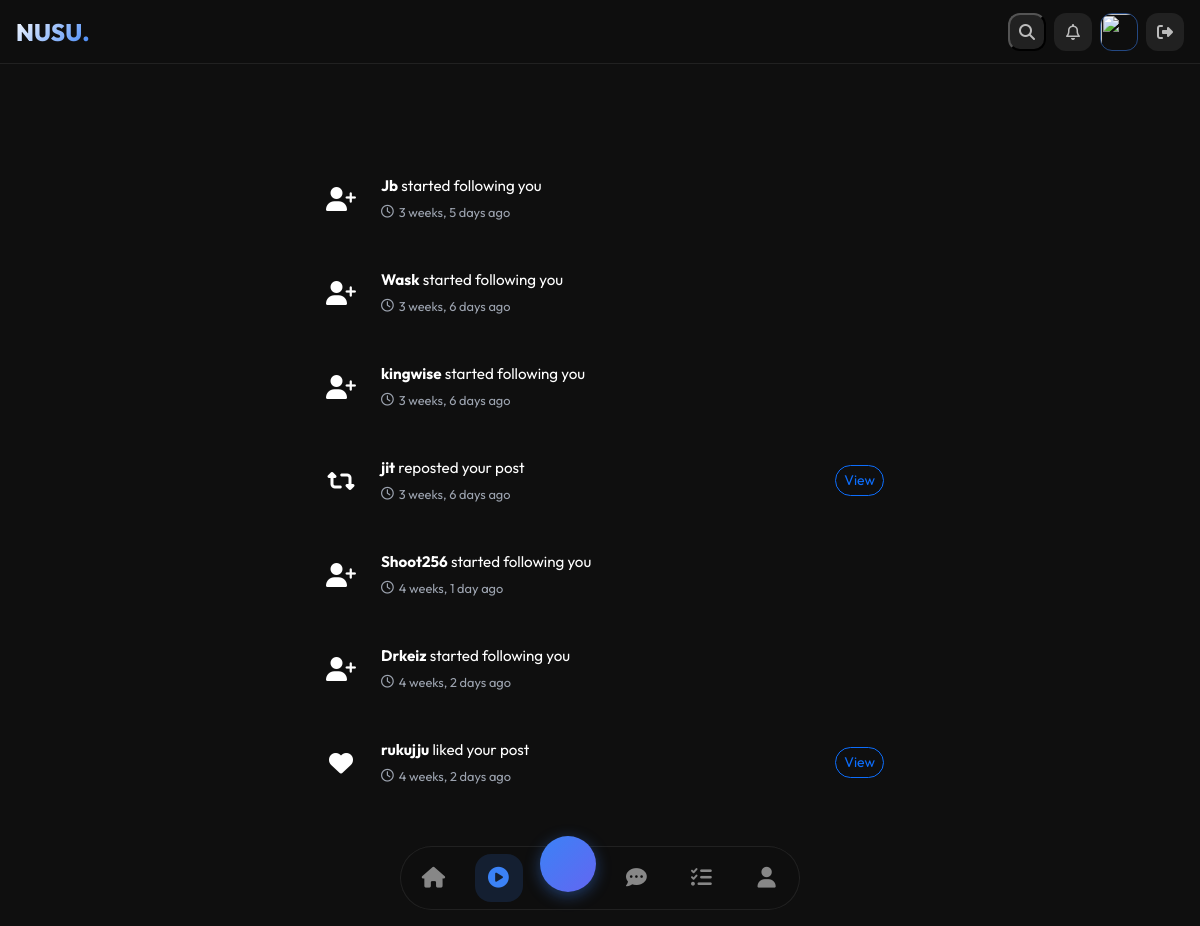
The app's page /social/notifications/ (signed in), older data.
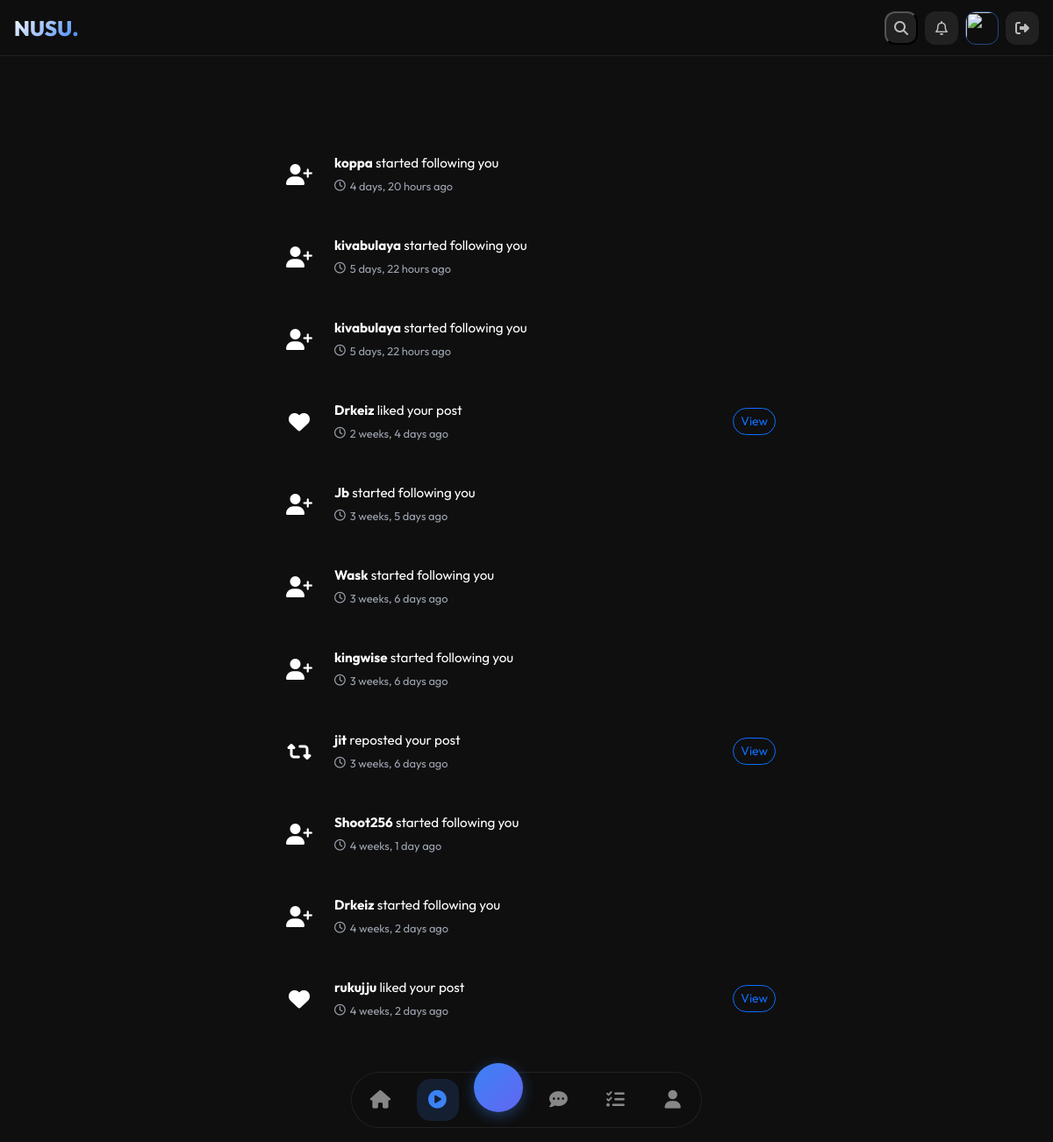
The same page, newer data.
### social/models.py (models this page shows, shortened)
class Notification(models.Model):
    NOTIFICATION_TYPES = [
        ('like', '❤️ Liked your post'),
        ('repost', '🔄 Reposted your post'),
        ('reply', '💬 Replied to your post'),
        ('follow', '👤 Followed you'),
        ('mention', '@ Mentioned you'),
        ('post', '📝 New post from someone you follow'),
        ('chat_message', '💬 New message'),  # ADD THIS
    ]
    recipient = models.ForeignKey(CustomUser, on_delete=models.CASCADE, related_name='social_notifications')
    sender = models.ForeignKey(CustomUser, on_delete=models.CASCADE, related_name='sent_notifications', null=True, blank=True)
    notification_type = models.CharField(max_length=20, choices=NOTIFICATION_TYPES)
    post = models.ForeignKey(Post, on_delete=models.CASCADE, null=True, blank=True)
    chat_id = models.IntegerField(null=True, blank=True)  # ADD THIS for chat notifications
    message = models.TextField(blank=True, null=True)  # ADD THIS for custom message
    is_read = models.BooleanField(default=False)
    created_at = models.DateTimeField(auto_now_add=True)
    class Meta:
        ordering = ['-created_at']
        indexes = [
            models.Index(fields=['recipient', '-created_at']),
            models.Index(fields=['recipient', 'is_read']),
        ]

### users/models.py (models this page shows, shortened)
class CustomUser(AbstractUser):
    is_agent = models.BooleanField(default=False)
    is_verified = models.BooleanField(default=False)
    email = models.EmailField(null=True, unique=True)
    referred_by = models.ForeignKey(
        'self',
        on_delete=models.SET_NULL,
        null=True,
        blank=True,
        related_name='referrals'
    )

### social/views.py (the view)
# urls.py: path('notifications/', views.notifications, name='notifications'),
@login_required
def notifications(request):
    notifications_list = Notification.objects.filter(
        recipient=request.user
    ).select_related('sender', 'post').order_by('-created_at')
    paginator = Paginator(notifications_list, 30)
    page = request.GET.get('page')
    notifications = paginator.get_page(page)
    return render(request, 'social/notifications.html', {'notifications': notifications})

### users/context_processors.py (called while the page is built)
def referral_info(request):
    if request.user.is_authenticated:
        return {
            'referral_code': request.user.username,
            'referrals_count': request.user.referrals.count(),
        }
    return {}

### templates/social/notifications.html (shortened to what this page needs)
{% extends 'base.html' %}
{% load static %}
{% block content %}
<div class="notifications-container">
    <div class="notifications-header">
        <h2><i class="fa-regular fa-bell me-2"></i>Notifications</h2>
    </div>
    {% if notifications %}
        {% for notification in notifications %}
        <div class="notification-item {% if not notification.is_read %}unread{% endif %}">
            <div class="notification-icon icon-{{ notification.notification_type }}">
                {% if notification.notification_type == 'like' %}
                    <i class="fas fa-heart"></i>
                {% elif notification.notification_type == 'repost' %}
                    <i class="fas fa-retweet"></i>
                {% elif notification.notification_type == 'reply' %}
                    <i class="fas fa-reply"></i>
                {% elif notification.notification_type == 'follow' %}
                    <i class="fas fa-user-plus"></i>
                {% elif notification.notification_type == 'mention' %}
                    <i class="fas fa-at"></i>
                {% elif notification.notification_type == 'post' %}
                    <i class="fas fa-pen"></i>
                {% endif %}
            </div>
            <div class="notification-content">
                <div class="notification-text">
                    {% if notification.notification_type == 'like' %}
                        <strong>{{ notification.sender.username }}</strong> liked your post
                    {% elif notification.notification_type == 'repost' %}
                        <strong>{{ notification.sender.username }}</strong> reposted your post
                    {% elif notification.notification_type == 'reply' %}
                        <strong>{{ notification.sender.username }}</strong> replied to your post
                    {% elif notification.notification_type == 'follow' %}
                        <strong>{{ notification.sender.username }}</strong> started following you
                    {% elif notification.notification_type == 'mention' %}
                        <strong>{{ notification.sender.username }}</strong> mentioned you in a post
                    {% elif notification.notification_type == 'post' %}
                        <strong>{{ notification.sender.username }}</strong> created a new post
                    {% endif %}
                </div>
                <div class="notification-time">
                    <i class="fa-regular fa-clock"></i>
                    <span>{{ notification.created_at|timesince }} ago</span>
                </div>
            </div>
            {% if notification.post %}
            <a href="{% url 'social:post_detail' notification.post.id %}" class="btn btn-sm btn-outline-primary rounded-pill">
                View
            </a>
            {% endif %}
        </div>
        {% endfor %}
    {% endif %}
</div>
{% endblock %}

### templates/base.html (shortened to what this page needs)
<!DOCTYPE html>
<html lang="en">
<head>
    <link rel="stylesheet" href="https://cdnjs.cloudflare.com/ajax/libs/font-awesome/6.4.0/css/all.min.css">
    <link href="https://cdn.jsdelivr.net/npm/bootstrap@5.3.0/dist/css/bootstrap.min.css" rel="stylesheet">
</head>
<body class="{% if request.resolver_match.app_name == 'social' and request.resolver_match.url_name == 'feed' %}feed-page{% endif %}">
    <header id="chrome-top">
        <a href="{% url 'home' %}" class="brand">NUSU<span style="color:var(--blue);">.</span></a>
        <div class="top-actions">
            {% if user.is_authenticated %}
            <button class="top-icon-btn" id="searchBtn"><i class="fas fa-search"></i></button>
            <a href="{% url 'social:notifications' %}" class="top-icon-btn" style="position:relative;">
                <i class="far fa-bell"></i>
            </a>
            <a href="{% url 'users:user_profile' user.username %}">
                {% if user.userprofile.profile_picture %}
                    <img src="{{ user.userprofile.profile_picture.url }}" class="avatar-btn">
                {% else %}
                    <img src="https://ui-avatars.com/api/?name={{ user.username }}&background=3b82f6&color=fff&size=38&bold=true" class="avatar-btn">
                {% endif %}
            </a>
            <a href="{% url 'users:logout' %}" class="top-icon-btn"><i class="fas fa-sign-out-alt"></i></a>
            {% else %}
            <a href="{% url 'users:login' %}" class="btn btn-sm btn-outline-light rounded-pill px-3">Login</a>
            <a href="{% url 'users:register' %}" class="btn btn-sm rounded-pill px-3" style="background:var(--blue);color:#fff;">Sign Up</a>
            {% endif %}
        </div>
    </header>
    <main class="main-content">
        {% block content %}{% endblock %}
    </main>
    <nav id="chrome-dock">
        <a href="{% url 'home' %}" class="dock-item {% if request.resolver_match.url_name == 'home' %}active{% endif %}"><i class="fas fa-home"></i></a>
        <a href="{% url 'social:feed' %}" class="dock-item {% if request.resolver_match.app_name == 'social' %}active{% endif %}"><i class="fas fa-play-circle"></i></a>
        {% if user.is_authenticated %}
        <a href="{% url 'airdrop:dashboard' %}" class="mine-btn"></a>
        {% else %}
        <button class="mine-btn" data-bs-toggle="modal" data-bs-target="#loginModal"><i class="fas fa-pickaxe"></i></button>
        {% endif %}
        <a href="/chat/" class="dock-item" id="chatDockIcon">
            <i class="fas fa-comment-dots"></i>
        </a>
        <a href="{% url 'tasks:marketplace' %}" class="dock-item"><i class="fas fa-tasks"></i></a>
        {% if user.is_authenticated %}
        <a href="{% url 'users:user_profile' user.username %}" class="dock-item"><i class="fas fa-user"></i></a>
        {% else %}
        <button class="dock-item" data-bs-toggle="modal" data-bs-target="#loginModal"><i class="fas fa-user"></i></button>
        {% endif %}
    </nav>
</body>
</html>

### templates/base.html (style rules this page uses)
* { margin: 0; padding: 0; box-sizing: border-box; }
:root { --blue: #3b82f6; --blue-dark: #2563eb; --indigo: #6366f1; --dark: #0f0f0f; --darker: #0a0a0a; --gray: #1f1f1f; --text-dim: #9ca3af; }
body { font-family: 'Outfit', sans-serif; background: var(--dark); color: white; overflow-x: hidden; }
.main-content { padding-top: 70px; padding-bottom: 90px; }
#chrome-top { position: fixed; top: 0; left: 0; right: 0; z-index: 1000; height: 64px; padding: 0 16px; display: flex; align-items: center; justify-content: space-between; background: rgba(15, 15, 15, 0.95); backdrop-filter: blur(20px); border-bottom: 1px solid rgba(255,255,255,0.08); transition: transform 0.3s cubic-bezier(0.2, 0.9, 0.4, 1.1); }
.brand { font-weight: 800; font-size: 1.5rem; background: linear-gradient(135deg, #fff, var(--blue)); -webkit-background-clip: text; -webkit-text-fill-color: transparent; text-decoration: none; }
.top-actions { display: flex; align-items: center; gap: 8px; }
.top-icon-btn { width: 38px; height: 38px; border-radius: 12px; background: rgba(255,255,255,0.08); display: flex; align-items: center; justify-content: center; color: rgba(255,255,255,0.7); cursor: pointer; text-decoration: none; transition: all 0.2s; position: relative; }
.avatar-btn { width: 38px; height: 38px; border-radius: 12px; object-fit: cover; border: 1px solid rgba(59,130,246,0.5); }
#chrome-dock { position: fixed; bottom: 16px; left: 50%; transform: translateX(-50%); width: calc(100% - 32px); max-width: 400px; height: 64px; background: rgba(15, 15, 15, 0.95); backdrop-filter: blur(20px); border-radius: 32px; border: 1px solid rgba(255,255,255,0.08); display: flex; align-items: center; justify-content: space-around; z-index: 1000; transition: transform 0.3s cubic-bezier(0.2, 0.9, 0.4, 1.1); }
.dock-item { color: rgba(255,255,255,0.5); text-decoration: none; font-size: 1.3rem; width: 48px; height: 48px; display: flex; align-items: center; justify-content: center; border-radius: 16px; transition: all 0.2s; position: relative; }
.dock-item.active { color: var(--blue); background: rgba(59,130,246,0.15); }
.mine-btn { width: 56px; height: 56px; background: linear-gradient(135deg, var(--blue), var(--indigo)); border-radius: 28px; margin-top: -28px; display: flex; align-items: center; justify-content: center; color: white; font-size: 1.4rem; text-decoration: none; box-shadow: 0 4px 15px rgba(59,130,246,0.4); }

### templates/social/notifications.html (style rules this page uses)
.notifications-container { max-width: 600px; margin: 0 auto; padding: 20px 0; }
.notifications-header { display: flex; justify-content: space-between; align-items: center; margin-bottom: 25px; }
.notifications-header h2 { font-size: 1.8rem; font-weight: 700; background: linear-gradient(135deg, var(--text-main), var(--accent)); -webkit-background-clip: text; -webkit-text-fill-color: transparent; }
.notification-item { background: var(--card); border-radius: 20px; padding: 16px; margin-bottom: 12px; border: 1px solid var(--card-border); box-shadow: var(--shadow); transition: all 0.2s ease; display: flex; align-items: center; gap: 15px; animation: slideIn 0.3s ease; }
.notification-icon { width: 50px; height: 50px; border-radius: 15px; display: flex; align-items: center; justify-content: center; font-size: 1.5rem; flex-shrink: 0; }
.icon-like { background: var(--danger-light); color: var(--danger); }
.icon-repost { background: var(--success-light); color: var(--success); }
.icon-follow { background: var(--warning-light); color: var(--warning); }
.notification-content { flex: 1; }
.notification-text { font-size: 0.95rem; color: var(--text-main); margin-bottom: 5px; }
.notification-text strong { color: var(--accent); font-weight: 700; }
.notification-time { font-size: 0.8rem; color: var(--text-dim); display: flex; align-items: center; gap: 5px; }

Row changes from the older to the newer data that the page shows:
added Notification: notification_type "follow" (drawn), sender.username "koppa", created_at "4 days, 20 hours"
added Notification: notification_type "follow" (drawn), sender.username "kivabulaya", created_at "5 days, 22 hours"
added Notification: notification_type "follow" (drawn), sender.username "kivabulaya", created_at "5 days, 22 hours"
added Notification: notification_type "like" (drawn), sender.username "Drkeiz", created_at "2 weeks, 4 days", shows "View"
